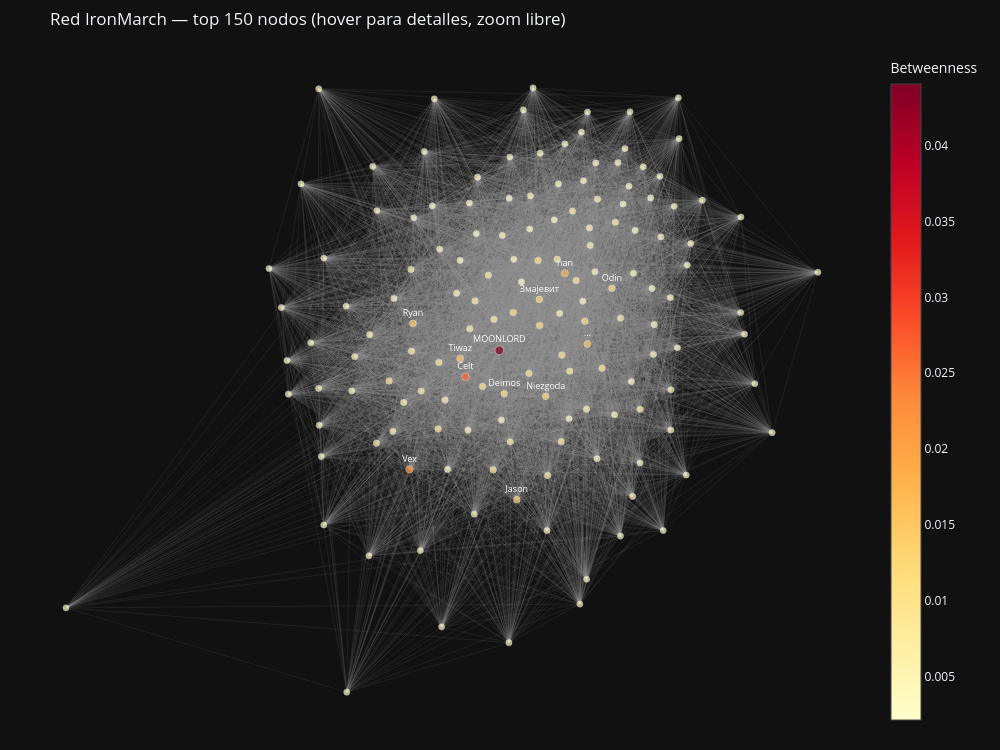

This figure's notebook cell:
### Code cell
# Visualización interactiva con Plotly — zoom, hover, pannable
# Solo top 150 nodos por betweenness para evitar solapamiento
import plotly.graph_objects as go

if G_public.number_of_nodes() > 0:
    largest_cc = max(nx.connected_components(G_public), key=len)
    G_main = G_public.subgraph(largest_cc).copy()

    # Seleccionar top 150 por betweenness dentro del componente principal
    top_nodes = sorted(
        [n for n in G_main.nodes() if n in btw_cent],
        key=lambda n: btw_cent[n], reverse=True
    )[:150]
    G_viz = G_main.subgraph(top_nodes).copy()

    pos = nx.spring_layout(G_viz, k=1.2, iterations=80, seed=42)

    # Aristas
    edge_x, edge_y = [], []
    for u, v in G_viz.edges():
        x0, y0 = pos[u]; x1, y1 = pos[v]
        edge_x += [x0, x1, None]; edge_y += [y0, y1, None]

    edge_trace = go.Scatter(
        x=edge_x, y=edge_y, mode='lines',
        line=dict(width=0.4, color='rgba(150,150,150,0.3)'),
        hoverinfo='none',
    )

    # Nodos
    node_x     = [pos[n][0] for n in G_viz.nodes()]
    node_y     = [pos[n][1] for n in G_viz.nodes()]
    node_btw   = [btw_cent.get(n, 0) for n in G_viz.nodes()]
    node_deg   = [G_viz.degree(n) for n in G_viz.nodes()]
    node_names = [uid_to_name.get(n, f'uid:{n}') for n in G_viz.nodes()]
    node_sizes = [b * 60 + 6 for b in node_btw]

    node_trace = go.Scatter(
        x=node_x, y=node_y, mode='markers+text',
        marker=dict(
            size=node_sizes,
            color=node_btw,
            colorscale='YlOrRd',
            colorbar=dict(title='Betweenness'),
            line=dict(width=0.5, color='white'),
        ),
        text=[name if btw_cent.get(n, 0) > sorted(node_btw, reverse=True)[min(12, len(node_btw)-1)] else ''
              for n, name in zip(G_viz.nodes(), node_names)],
        textposition='top center',
        textfont=dict(size=9, color='white'),
        hovertext=[f'{name}<br>btw={btw_cent.get(n,0):.4f}<br>conexiones={G_viz.degree(n)}'
                   for n, name in zip(G_viz.nodes(), node_names)],
        hoverinfo='text',
    )

    fig = go.Figure(
        data=[edge_trace, node_trace],
        layout=go.Layout(
            title='Red IronMarch — top 150 nodos (hover para detalles, zoom libre)',
            template='plotly_dark',
            showlegend=False,
            width=1000, height=750,
            xaxis=dict(showgrid=False, zeroline=False, showticklabels=False),
            yaxis=dict(showgrid=False, zeroline=False, showticklabels=False),
            margin=dict(l=20, r=20, t=50, b=20),
        )
    )
    fig.show()
else:
    print("Grafo vacío.")

### Figure 1 — Plotly figure (JSON) as saved in the notebook; plotly's stock layout.template omitted (floating-point values rounded to 4 significant figures; data arrays with more than 128 entries replaced by an {"elided": "..."} marker saying what was removed)
{"data": [{"hoverinfo": "none", "line": {"color": "rgba(150,150,150,0.3)", "width": 0.4}, "mode": "lines", "type": "scatter", "x": {"elided": "26808 float values"}, "y": {"elided": "26808 float values"}}, {"hoverinfo": "text", "hovertext": {"elided": "150 str values"}, "marker": {"color": {"elided": "150 float values"}, "colorbar": {"title": {"text": "Betweenness"}}, "colorscale": [[0.0, "rgb(255,255,204)"], [0.125, "rgb(255,237,160)"], [0.25, "rgb(254,217,118)"], [0.375, "rgb(254,178,76)"], [0.5, "rgb(253,141,60)"], [0.625, "rgb(252,78,42)"], [0.75, "rgb(227,26,28)"], [0.875, "rgb(189,0,38)"], [1.0, "rgb(128,0,38)"]], "line": {"color": "white", "width": 0.5}, "size": {"elided": "150 float values"}}, "mode": "markers+text", "text": {"elided": "150 str values"}, "textfont": {"color": "white", "size": 9}, "textposition": "top center", "type": "scatter", "x": {"elided": "150 float values"}, "y": {"elided": "150 float values"}}], "layout": {"height": 750, "margin": {"b": 20, "l": 20, "r": 20, "t": 50}, "showlegend": false, "title": {"text": "Red IronMarch — top 150 nodos (hover para detalles, zoom libre)"}, "width": 1000, "xaxis": {"showgrid": false, "showticklabels": false, "zeroline": false}, "yaxis": {"showgrid": false, "showticklabels": false, "zeroline": false}}}
